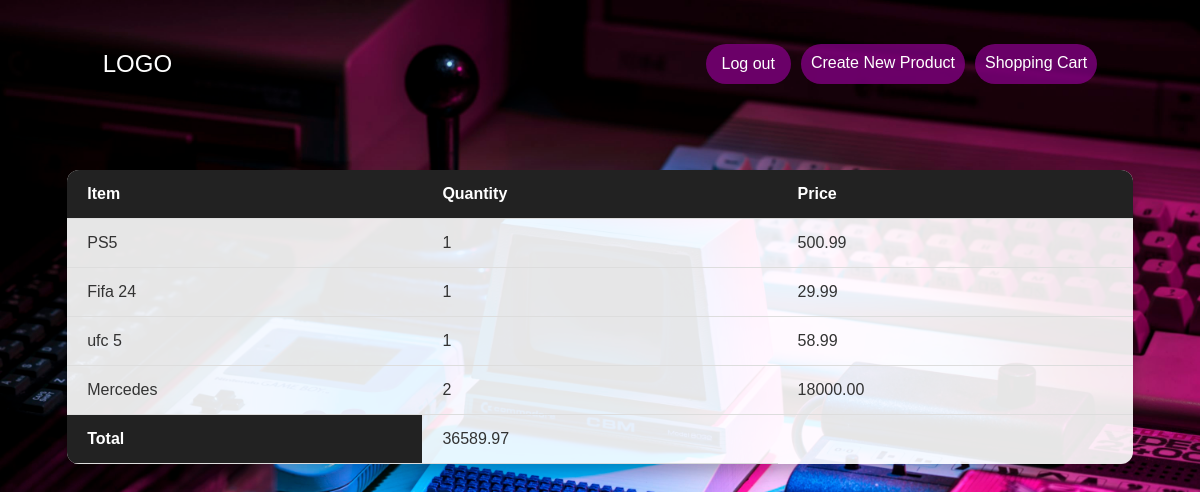
The app's page /shopping/shopping-cart/ (signed in) with its own data.
### shopping/models.py (models this page shows, shortened)
class CartItem(models.Model):
    user = models.ForeignKey(User, on_delete=models.CASCADE)
    product = models.ForeignKey(Products, on_delete=models.CASCADE)
    quantity = models.PositiveIntegerField()
    date_added = models.DateTimeField(auto_now_add=True)

### products/models.py (models this page shows, shortened)
class Products(models.Model):
    name = models.CharField()
    slug = models.SlugField()
    description = models.TextField()
    price = models.DecimalField(max_digits=10, decimal_places=2)
    image = models.ImageField(default='pic-placeholder.png', blank=True)
    author = models.ForeignKey(User, default=None, on_delete=models.CASCADE)
    date = models.DateTimeField(auto_now_add=True)

### shopping/views.py (the view)
# urls.py: path("shopping-cart/", views.cart_view, name="shopping-cart"),
def cart_view(request):
    items = models.CartItem.objects.all().order_by('-date_added')
    total = 0
    for item in items:
        total += item.product.price * item.quantity
    return render(request, "shopping/cart.html", {'items':items, 'price': total})

### shopping/templates/shopping/cart.html (shortened to what this page needs)
{% extends 'base.html' %}
{% block content %}
<table class="site-table">
    <thead>
        <tr>
            <th>Item</th>
            <th>Quantity</th>
            <th>Price</th>
        </tr>
    </thead>
    <tbody>
        {% for item in items %}
            <tr>
                <td>{{ item.product.name }}</td>
                <td>{{ item.quantity }}</td>
                <td>{{ item.product.price }}</td>
            </tr>
        {%endfor%}
        <tr>
            <th>Total</th>
            <td>{{ price }}</td>
        </tr>
    </tbody>
</table>
{%endblock%}

### assets/styles.css (style rules this page uses)
body { background-color: #0f121f; background-image: url(background.jpeg); background-attachment: fixed; background-size: cover; color: #fff; }
body * { font-family: arial; }
.site-table { width: 90%; margin: 50px auto; border-collapse: collapse; background-color: rgba(255, 255, 255, 0.9); border-radius: 12px; overflow: hidden; box-shadow: 0 8px 16px rgba(0,0,0,0.25); font-family: 'Courier New', monospace; table-layout: fixed; }
.site-table th, .site-table td { padding: 15px 20px; border-bottom: 1px solid #ddd; word-wrap:break-word; }
.site-table th { background-color: #222; color: #fff; font-weight: bold; text-align: left; }
.site-table td { color: #333; }

### records on screen
CartItem: product.name "PS5", quantity "1", product.price "500.99"
CartItem: product.name "Fifa 24", quantity "1", product.price "29.99"
CartItem: product.name "ufc 5", quantity "1", product.price "58.99"
CartItem: product.name "Mercedes", quantity "2", product.price "18000.00"

### other values on screen
{{ price }} "36589.97"
